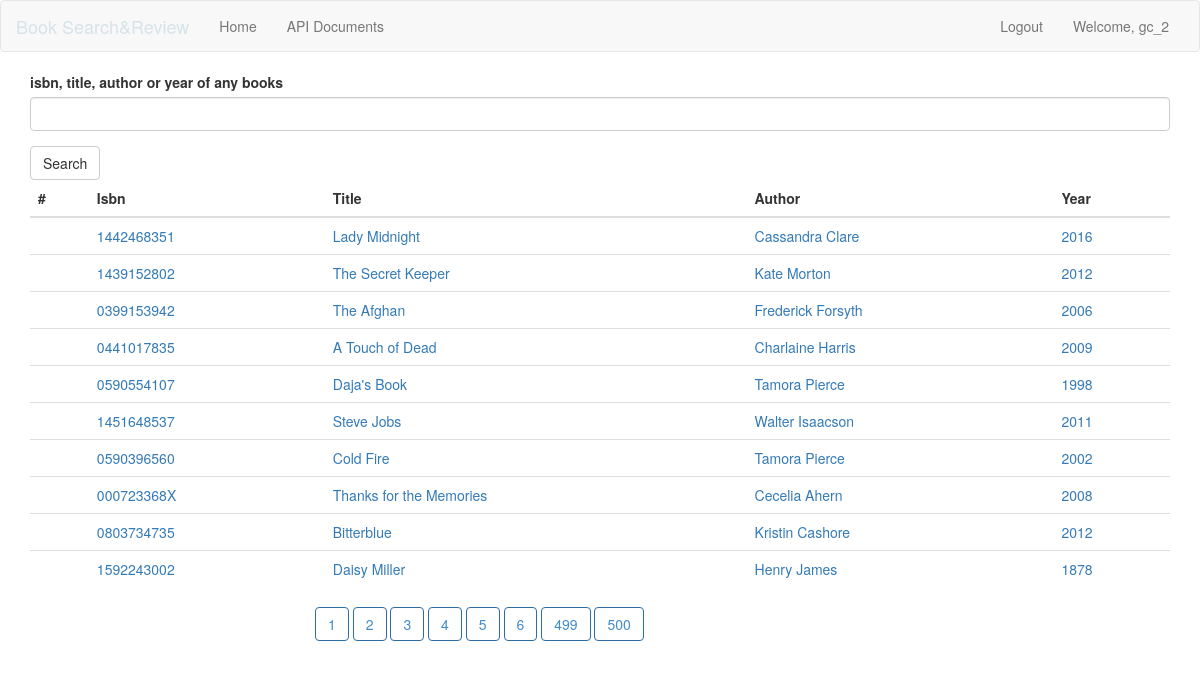
The app's page /search?page=2 (signed in) with its own data.
### app/models.py (models this page shows, shortened)
class User(UserMixin, db.Model):
    __tablename__ = 'users'
    id = db.Column(db.Integer, primary_key=True)
    username = db.Column(db.String(16), index=True, unique=True)
    password_hash = db.Column(db.String)

class Book(db.Model):
    __tablename__ = 'books'
    id = db.Column(db.Integer, primary_key=True)
    isbn = db.Column(db.String(100))
    title = db.Column(db.String(100))
    author = db.Column(db.String(100))
    year = db.Column(db.String(4))
    @staticmethod
    def search(search, page):
        books =  Book.query.filter(\
                 or_(Book.title.like(f'%{search}%'),\
                     Book.isbn.like(f'%{search}%'),\
                     Book.author.like(f'%{search}%'),\
                     Book.year.like(f'%{search}%') \
                 )).paginate(page, per_page=10)
        return books

### app/main/routes.py (the view)
@main.route('/search', methods=['GET', 'POST'])
@login_required
def search():
    form = SearchForm()
    page = request.args.get('page', 1, type=int)
    if form.validate_on_submit():
        search = form.searchtext.data
        session['search'] = search
    if not 'search' in session:
        search = ''
    else:
        search = session.get('search')
    books = Book.search(search, page)
    return render_template('search.html', books=books, form=form)

### app/main/forms.py
class SearchForm(FlaskForm):
    searchtext = StringField('isbn, title, author or year of any books', validators=[Required()])
    submit = SubmitField('Search')

### app/models.py (called while the page is built)
@lm.user_loader
def load_user(id):
    if id=='None' or id is None:
        id=-1 # it is id for guests and anonymous user
    return User.query.get(int(id))

### app/templates/search.html (shortened to what this page needs)
{% extends 'base.html' %}
{% import "bootstrap/wtf.html" as wtf %}
{% block page_content %}
    {{ wtf.quick_form(form) }}
    <div class="table">
        <table class="table">
          <thead>
            <tr>
              <th scope="col">#</th>
              <th scope="col">Isbn</th>
              <th scope="col">Title</th>
              <th scope="col">Author</th>
              <th scope="col">Year</th>
            </tr>
          </thead>
          <tbody>
          {% for book in books.items %}
              <tr>
                  <th scope="row"></a></th>
                  <td><a href="{{ url_for('main.bookdetail', bookid=book.id) }}">{{book.isbn}}</a></td>
                  <td><a href="{{ url_for('main.bookdetail', bookid=book.id) }}">{{book.title}}</a></td>
                  <td><a href="{{ url_for('main.bookdetail', bookid=book.id) }}">{{book.author}}</a></td>
                  <td><a href="{{ url_for('main.bookdetail', bookid=book.id) }}">{{book.year}}</a></td>
				</tr>
	      {% endfor %}
          </tbody>
        </table>
        <div class="col-lg-offset-3">
		{% for page_num in books.iter_pages() %}
		    {% if page_num %}
		    <a class="btn btn-outline btn-primary" href="{{ url_for('main.search', page=page_num) }}">{{page_num}}</a>
		    {% endif %}
		{% endfor %}
        </div>
    </div>
{% endblock %}

### app/templates/nav.html (shortened to what this page needs)
      <nav class="navbar navbar-default">
        <div class="container-fluid">
          <div class="navbar-header">
            <a class="navbar-brand " href="{{ url_for('main.search') }}">Book Search&Review</a>
          </div>
          <div id="navbar" class="navbar-collapse collapse">
            <ul class="nav navbar-nav">
              <li><a href="{{ url_for('main.index') }}">Home</a></li>
			  <li><a href="{{ url_for('main.apidocs') }}">API Documents</a></li>
            </ul>
            <ul class="nav navbar-nav navbar-right">
			  {% if current_user.is_authenticated %}
			  <li><a href="{{ url_for('main.logout') }}">Logout</a></li>
			  <li><a href="{{ url_for('main.index') }}">Welcome, {{current_user.username}}</a></li>
              {% else %}
			  <li><a href="{{url_for('main.login')}}">Login</a></li>
              {% endif %}
			</ul>
          </div>
        </div>
      </nav>

### app/static/css/main.css (style rules this page uses)
.btn-outline { background-color: transparent; color: inherit; transition: all .5s; }
.btn-primary.btn-outline { color: #428bca; }
.navbar-default .navbar-brand { color: #d7e2e9; }

### records on screen
User: username "gc_2"
Book: isbn "1442468351", title "Lady Midnight", author "Cassandra Clare", year "2016"
Book: isbn "1439152802", title "The Secret Keeper", author "Kate Morton", year "2012"
Book: isbn "0399153942", title "The Afghan", author "Frederick Forsyth", year "2006"
Book: isbn "0441017835", title "A Touch of Dead", author "Charlaine Harris", year "2009"
Book: isbn "0590554107", title "Daja's Book", author "Tamora Pierce", year "1998"
Book: isbn "1451648537", title "Steve Jobs", author "Walter Isaacson", year "2011"
Book: isbn "0590396560", title "Cold Fire", author "Tamora Pierce", year "2002"
Book: isbn "000723368X", title "Thanks for the Memories", author "Cecelia Ahern", year "2008"
Book: isbn "0803734735", title "Bitterblue", author "Kristin Cashore", year "2012"
Book: isbn "1592243002", title "Daisy Miller", author "Henry James", year "1878"

### other values on screen
{{ page_num }} "1" "2" "3" "4" "5" "6" "499" "500"
